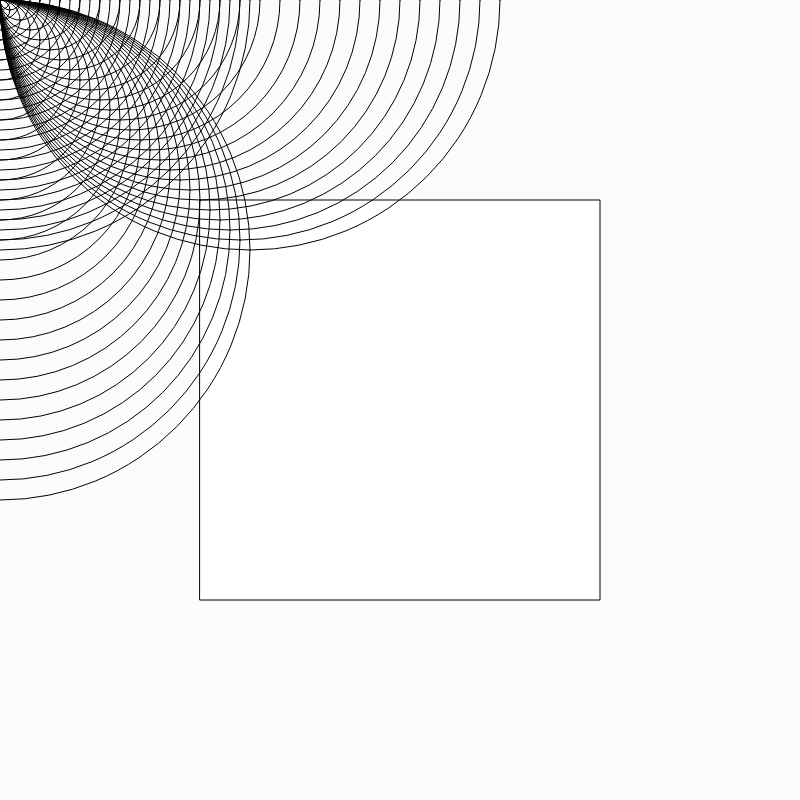
Frame 1 (no input)
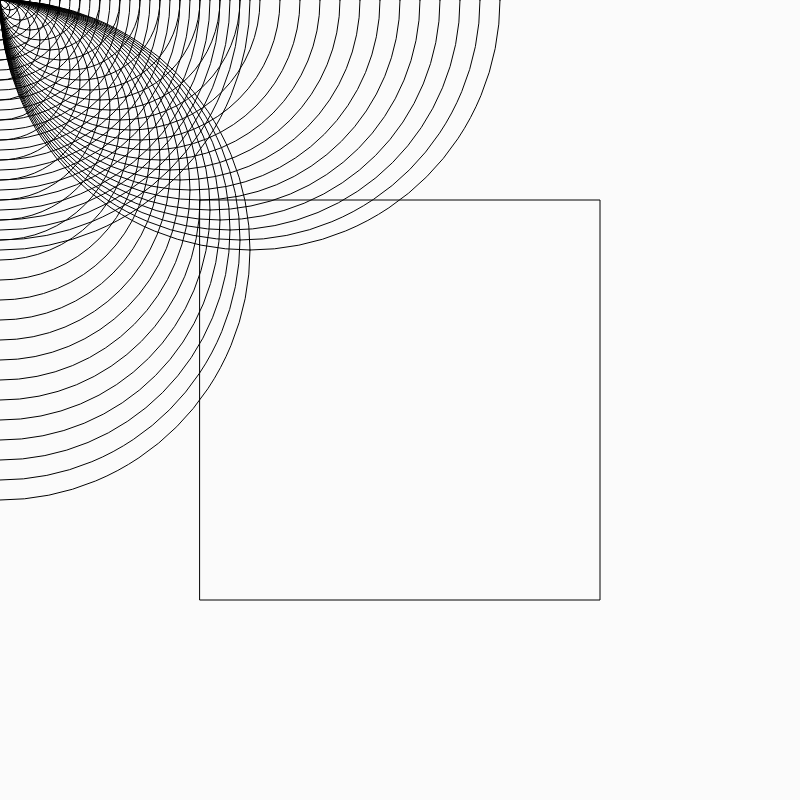
Frame 60 (no input)
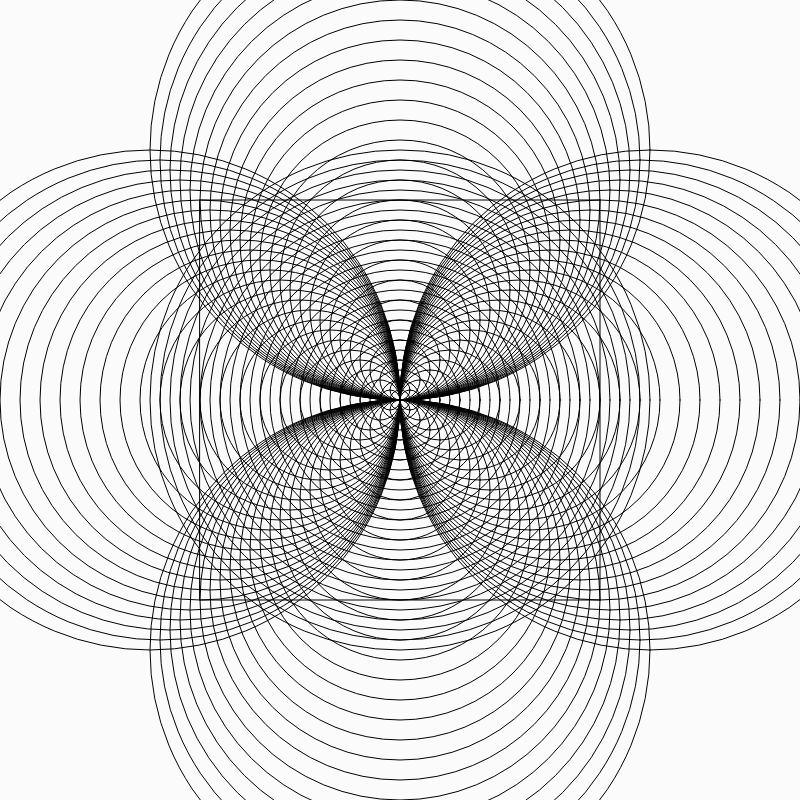
Frame 120 (the mouse pressed at the canvas centre since frame 60)

The p5.js sketch that drew these frames (run headless with seeded random() and noise() and a simulated clock; from frame 60 on, the mouse is pressed at the canvas centre):

// p5.js sketch
// ── sketch.js
/**
 *  La création de fonctions en javascript
 *
 **/

function setup() {
  createCanvas(800,800);
  rectMode(CENTER);
}

function draw(){
  background(251);
  rect(width/2, height/2, 400, 400);
  cercles(mouseX, mouseY,  500);
  //losange(width/2, height/2, 50, 100);
}

function cercles(x, y, diam){
  if(diam < 20) {
    return
  };
  noFill();
  ellipse(x, y, diam, diam);
  ellipse(x+diam/2, y, diam, diam);
  ellipse(x-diam/2, y, diam, diam);
  ellipse(x, y-diam/2, diam, diam);
  ellipse(x, y+diam/2, diam, diam);
  var diam = diam - 20;
  cercles(x,y, diam);
}

function losange(x, y, l, h){
  quad(x-l/2, y+h/2, x, y, x+l/2, y+h/2, x, y+h);
}
